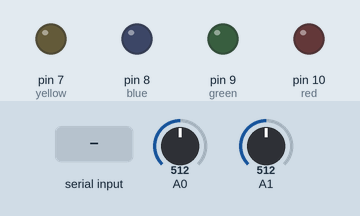
This sketch was run on a simulated Arduino Uno, built with avr-gcc and run on an emulated ATmega328P. Shown: output pins drawn as LEDs (lit = HIGH). Inputs (shaded band) come from the test bench; at power-on: A0 = 512, A1 = 512. What the sketch prints to the serial monitor is not drawn.

Above: at 1.2 s.
1.3 s: byte 0 (0) received over Serial
At 2.3 s:
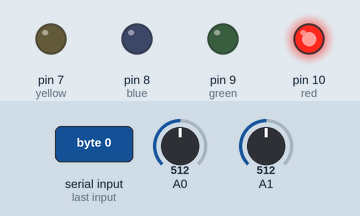
2.8 s: byte 1 (1) received over Serial
At 4.0 s:
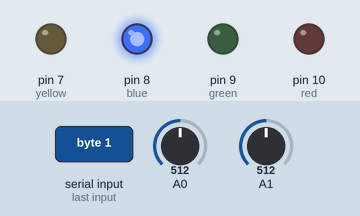
4.3 s: byte 2 (2) received over Serial
At 5.5 s:
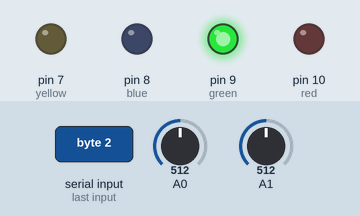
5.8 s: byte 3 (3) received over Serial
At 6.9 s:
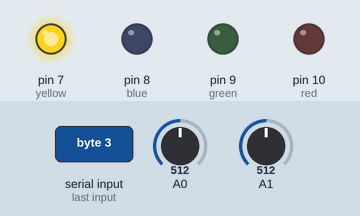
Timing chart, 0 to 8.3 s (numbered marks = the images above; inputs shaded):
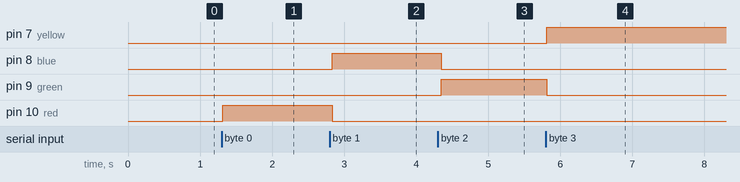

The sketch:

sketch.ino
```cpp
int red = 10;
int green = 9;
int blue = 8;
int yellow = 7;
int inByte;

void setup() {
  pinMode(red, OUTPUT);
  pinMode(green, OUTPUT);
  pinMode(blue, OUTPUT);
  pinMode(yellow, OUTPUT);
  Serial.begin(9600);
}

void loop() {

  Serial.print(analogRead(A0));
  Serial.print(",");
  Serial.println(analogRead(A1));
  delay(50);

  if (Serial.available() > 0) {
    inByte = Serial.read();
    if (inByte == 0) {
      digitalWrite(red, HIGH);
      digitalWrite(blue, LOW);
      digitalWrite(green, LOW);
      digitalWrite(yellow, LOW);
    }
    if (inByte == 1) {
      digitalWrite(blue, HIGH);
      digitalWrite(red, LOW);
      digitalWrite(green, LOW);
      digitalWrite(yellow, LOW);
    }
    if (inByte == 2) {
      digitalWrite(green, HIGH);
      digitalWrite(red, LOW);
      digitalWrite(blue, LOW);
      digitalWrite(yellow, LOW);
    }
    if (inByte == 3) {
      digitalWrite(yellow, HIGH);
      digitalWrite(red, LOW);
      digitalWrite(blue, LOW);
      digitalWrite(green, LOW);
    }

  }

}
```

Measured:
- after the input at 1.3 s, pin 10 (red): LOW → HIGH at once
- after the input at 2.8 s, pin 8 (blue): LOW → HIGH at once; pin 10 (red): HIGH → LOW at once
- after the input at 4.3 s, pin 8 (blue): HIGH → LOW after 0.05 s; pin 9 (green): LOW → HIGH after 0.05 s
- after the input at 5.8 s, pin 7 (yellow): LOW → HIGH at once; pin 9 (green): HIGH → LOW at once
